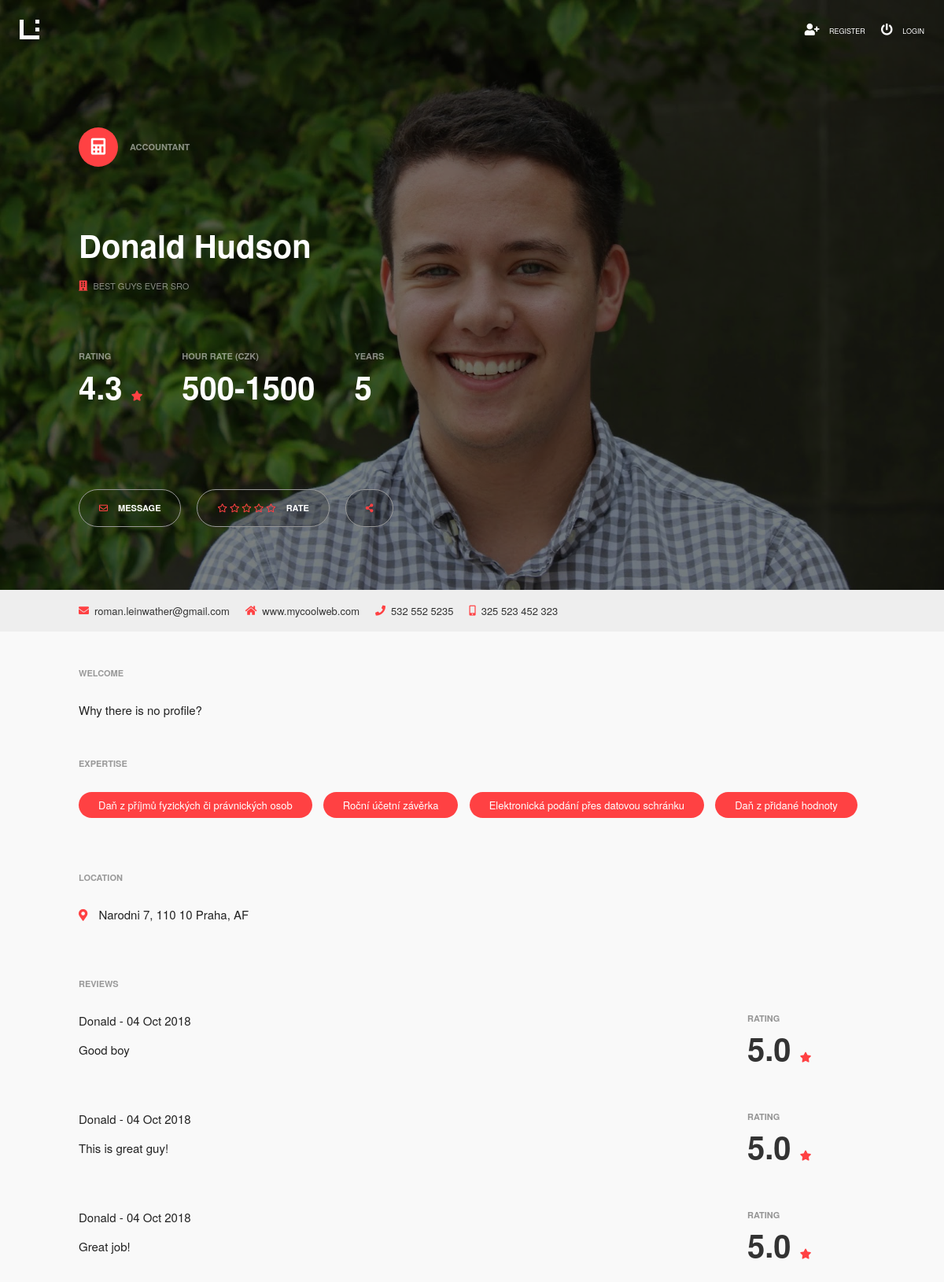
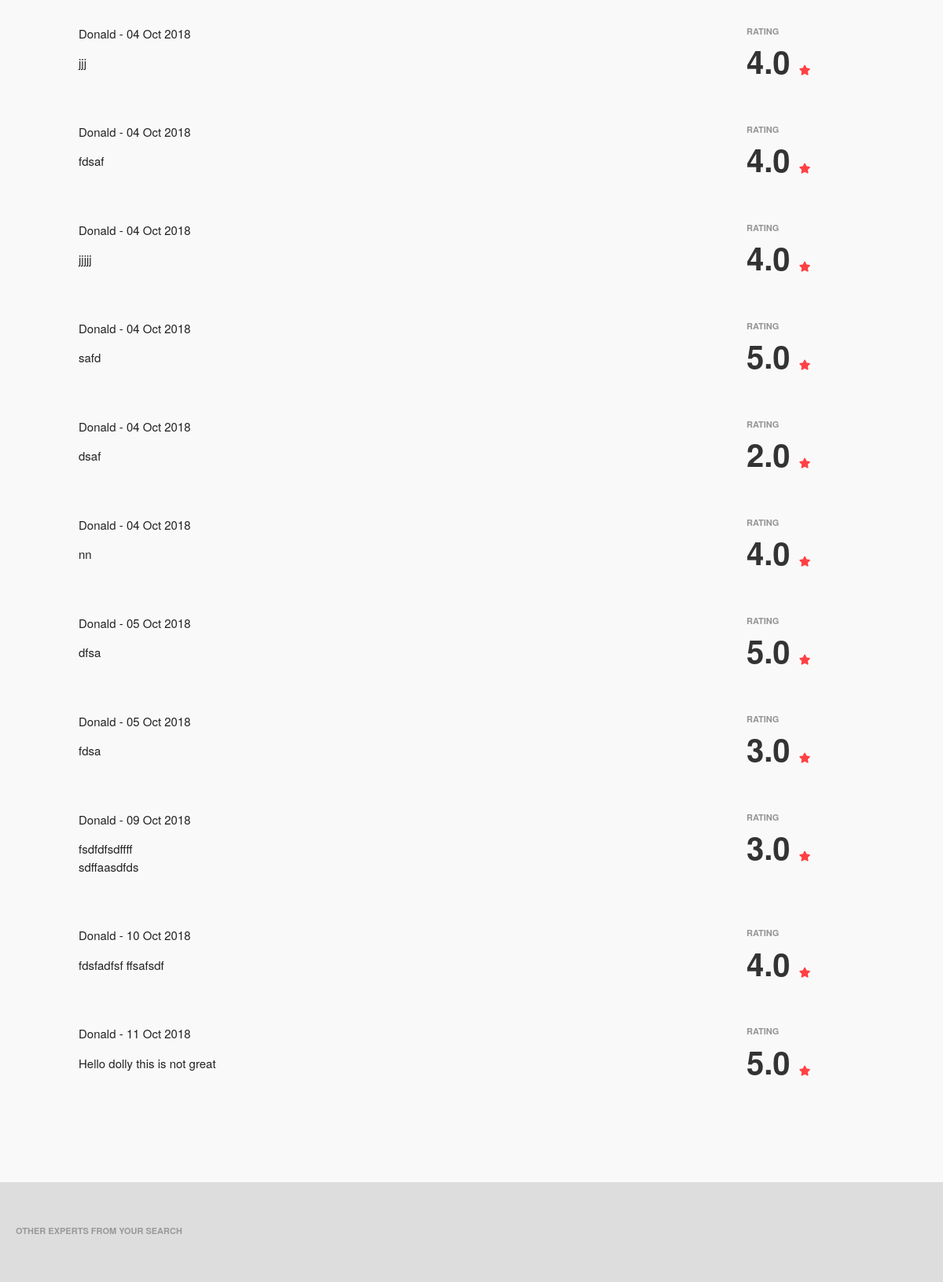
Page /webapp/expert/?id=1 (upper part) on the committed database (2 pictures, top to bottom).
### webapp/models.py (models this page shows, shortened)
class User(AbstractBaseUser):
  email            = models.EmailField(max_length=255, unique=True)
  active           = models.BooleanField(default=True)
  staff            = models.BooleanField(default=False)
  admin            = models.BooleanField(default=False)
  timestamp        = models.DateTimeField(auto_now_add=True)
  first_name       = models.CharField(max_length=255, blank=True, null=True)
  last_name        = models.CharField(max_length=255 , blank=True, null=True)
  username         = models.CharField(max_length=255 , blank=True, null=True)
  phone            = models.CharField(max_length=255, blank=True, null=True)
  mobile           = models.CharField(max_length=255, blank=True, null=True)
  web              = models.CharField(max_length=255, blank=True, null=True)
  street           = models.CharField(max_length=255, blank=True, null=True)
  street_number    = models.CharField(max_length=255, blank=True, null=True)
  city             = models.CharField(max_length=255, blank=True, null=True)
  country          = CountryField(default ='CZ')
  zipcode          = models.CharField(max_length=255, blank=True, null=True)
  district         = models.CharField(max_length=255, blank=True, null=True)
  district_id      = models.IntegerField(blank=True, null=True)
  latitude         = models.CharField(max_length=255, blank=True, null=True)
  longtitude       = models.CharField(max_length=255, blank=True, null=True)
  company          = models.CharField(max_length=255, blank=True, null=True)
  category_id      = models.IntegerField(blank=True, null=True)
  experience       = models.IntegerField(blank=True, null=True)
  hour_rate_from   = models.IntegerField(blank=True, null=True)
  hour_rate_to     = models.IntegerField(blank=True, null=True)
  bio              = models.TextField(max_length=5000, blank=True, null=True)
  expertise        = models.CharField(max_length=255 , blank=True, null=True)
  rating           = models.FloatField(max_length=255 , blank=True, null=True, default='5.0')
  profile_img      = models.ImageField(blank=True, default="default.jpg")
  USERNAME_FIELD = 'email'
  objects = UserManager()

class Expertise(models.Model):
  title       = models.TextField()
  category_id = models.IntegerField(blank=True, null=True)

class Rating(models.Model):
  from_user        = models.ForeignKey(User, null=True, related_name='rating_from_user')
  to_user          = models.ForeignKey(User, null=True, related_name='rating_to_user')
  body             = models.TextField(max_length=5000, blank=True, null=True)
  status           = models.IntegerField(blank=True, null=True, default='1')
  rating           = models.IntegerField(blank=True, null=True, default='5')
  created_date     = models.DateTimeField(default=datetime.now)

### webapp/views.py (the view)
def expert(request):
  expert_id              = request.GET.get('id')
  message_sent           = request.GET.get('message_sent')
  rating_sent            = request.GET.get('rating_sent')
  expert                 = User.objects.get(id=expert_id)
  expert_expertise       = expert.expertise
  expertieses            = ""
  if expert_expertise:
    expert_expertise     = expert_expertise.split(",")
    expertieses          = Expertise.objects.filter(id__in=map(str,expert_expertise))
  category_id            = expert.category_id
  district_id            = expert.district_id
  district               = expert.district
  experience_minimal     = request.GET.get('experience_minimal')
  hour_rate_maximal      = request.GET.get('hour_rate_maximal')
  rating_minimal         = request.GET.get('rating_minimal')
  expertise_ids          = request.GET.get('expertise')
  if experience_minimal == None or experience_minimal == "":
    experience_minimal = 1
  if hour_rate_maximal == None or hour_rate_maximal == "":
    hour_rate_maximal = 5000
  if rating_minimal == None or rating_minimal == "":
    rating_minimal = 1
  experts = User.objects.filter(category_id=category_id).filter(experience__gte=experience_minimal, hour_rate_to__lte=hour_rate_maximal, rating__gte=rating_minimal, district_id=district_id).exclude(id=expert_id)
  if expertise_ids:
    experts = experts.filter(expertise__icontains=expertise_ids)
  ratings = Rating.objects.filter(to_user=expert_id)
  context = {
    'expert'              : expert,
    'experts'             : experts,
    'category_id'         : category_id,
    'district_id'         : district_id,
    'district'            : district,
    'expertieses'         : expertieses,
    'expertise_ids'       : expertise_ids,
    'experience_minimal'  : experience_minimal,
    'hour_rate_maximal'   : hour_rate_maximal,
    'rating_minimal'      : rating_minimal,
    'ratings'             : ratings,
    'message_sent'        : message_sent,
    'rating_sent'         : rating_sent
  }
  return render(request, 'webapp/expert.html', context)

### webapp/templates/webapp/expert.html (shortened to what this page needs)
{% extends "webapp/base.html" %}
{% block content %}
{% load i18n %}
{% load staticfiles %}
<div class="expert category-{{ expert.category_id }}">
  <div class="bg-top" style="background: url('/webapp/media/{{ expert.profile_img }}') center center no-repeat; background-size: cover;" >
    <div class="top-cover">
      {% include 'webapp/partials/nav.html' %}
      <div  class="top-expert-content">
        <div class="expert-category-icon clearfix">
          {% if expert.category_id == 1 %}
            <i class="fas fa-balance-scale"></i>
            <span>{% trans 'Lawyer'  %}</span>
          {% elif expert.category_id == 2 %}
            <i class="fas fa-calculator"></i>
            <span>{% trans 'Accountant'  %}</span>
          {% else %}
            <i class="fas fa-bullhorn"></i>
            <span>{% trans 'Translator'  %}</span>
          {% endif %}
        </div>
        <div class="expert-title clearfix">
          <h1>{{ expert.first_name }} {{ expert.last_name }}</h1>
          <div class="clearfix">
            <div class="expert-title-section">
              <i class="fas fa-building"></i>
              <span>{{ expert.company }}</span>
            </div>
          </div>
        </div>
        <div class="expert-values clearfix">
          <div class="expert-value-section">
            <div class="expert-value-header">{% trans 'Rating' %}</div>
            <div class="expert-value-iteger">
              {% if expert.rating %}
                <span>{{ expert.rating|floatformat:1 }}</span>
              {% endif %}
              <i class="fas fa-star"></i>
            </div>
          </div>
          <div class="expert-value-section">
            <div class="expert-value-header">
            {% if expert.category_id == 3 %}
              {% trans 'Normostrana (CZK)' %}
            {% else %}
              {% trans 'Hour Rate (CZK)' %}
            {% endif %}
            </div>
            <div class="expert-value-iteger">{{ expert.hour_rate_from }}-{{ expert.hour_rate_to }}</div>
          </div>
          <div class="expert-value-section">
            <div class="expert-value-header">{% trans 'Years' %}</div>
            <div class="expert-value-iteger">{{ expert.experience }}</div>
          </div>
          {% if expert.id == request.user.id %}
            <div class="expert-value-section last">
              <a href="/webapp/update_profile/?id={{ expert.id }}" class="message-button">
                <i class="fas fa-edit"></i>
                <span>{% trans 'Update Your Profile' %}</span>
              </a>
            </div>
          {% else %}
            <div class="expert-value-section last">
                <a href="" class="message-button" id="send-message">
                  <i class="far fa-envelope"></i>
                  <span>{% trans 'Message' %}</span>
                </a>
              <a href="" class="message-button" id="send-rating">
                <i class="far fa-star"></i>
                <i class="far fa-star"></i>
                <i class="far fa-star"></i>
                <i class="far fa-star"></i>
                <i class="far fa-star"></i>
                <span>{% trans 'Rate' %}</span>
              </a>
              <a href="" class="message-button" id="share">
                <i class="fas fa-share-alt"></i>
              </a>
            </div>
          {% endif %}
        </div>
        <div class="clearfix" id="expert-contacts">
          <div class="expert-title-section">
            <i class="fas fa-envelope"></i>
            <span><a href="mailto:{{ expert.email }}">{{ expert.email }}</a></span>
          </div>
          <div class="expert-title-section">
            <i class="fas fa-home"></i>
            <span><a target="_blank" href="http://{{ expert.web }}">{{ expert.web }}</a></span>
          </div>
          <div class="expert-title-section">
            <i class="fas fa-phone"></i>
            <span>{{ expert.phone }}</span>
          </div>
          <div class="expert-title-section">
            <i class="fas fa-mobile-alt"></i>
            <span>{{ expert.mobile }}</span>
          </div>
        </div>
      </div>
    </div>
  </div>
  <div class="page">
    <div class="row">
      <div class="expert-main  main-content col s12 l8">
        <div class="expert-section" id="welcome">
          <h2>{% trans 'Welcome' %}</h2>
          <div class="expert-section-text">
            {% if  expert.id == request.user.id and expert.bio == "" %}
              <p class="no-data do-something"><i class="fas fa-pencil-alt"></i>{% trans 'You have not defined any welcome text.' %} <a href="/webapp/update_profile/?id={{ expert.id }}">{% trans 'You can add it in here.' %}</a></p>
            {% else %}
              {{ expert.bio|linebreaks }}
            {% endif %}
          </div>
        </div>
        <div class="expert-section" id="expertise">
          <h2>{% trans 'Expertise' %}</h2>
          <div class="expert-section-text">
            {% if  expert.id == request.user.id and expertieses == "" %}
              <p class="no-data do-something"><i class="fas fa-pencil-alt"></i>{% trans 'You have not defined any expertises.' %} <a href="/webapp/update_profile/?id={{ expert.id }}">{% trans 'You can add them in here.' %}</a></p>
            {% else %}
              {% if expertieses == "" %}
                <p class="no-data"><i class="fas fa-tags"></i>{% trans 'Unknown expertieses.' %}</p>
              {% else %}
                {% for expertise_value in expertieses %}
                  <div class="expert-tag">
                    {{ expertise_value.title }}
                  </div>
                {% endfor %}
              {% endif %}
            {% endif %}
          </div>
        </div>
        <div class="expert-section" id="location">
          <h2>{% trans 'Location' %}</h2>
          <div class="expert-section-text clearfix">
            {% if  expert.id == request.user.id and expert.street == None %}
              <p class="no-data do-something"><i class="fas fa-pencil-alt"></i>{% trans 'You have not defined you full location.' %}<a href="/webapp/update_profile/?id={{ expert.id }}">{% trans 'You can add it in here.' %}</a></p>
            {% else %}
              {% if  expert.street == None %}
                <p class="no-data"><i class="fas fa-map"></i>cUnknown location.' %}</p>
              {% else %}
                <div class="address">
                  <i class="fas fa-map-marker-alt"></i>
                  <span>{{ expert.street }} {{ expert.street_number }}, {{ expert.zipcode }} {{ expert.city }}, {{ expert.country }}</span>
                </div>
              {% endif %}
            {% endif %}
          </div>
        </div>
        <div class="expert-section" id="reviews">
          <h2>{% trans 'Reviews' %}</h2>
          {% for rating in ratings %}
            <div class="expert-section-text clearfix">
              <div class="user-rating">
                <div class="user-rating-base">
                  <strong>
                    {{ rating.to_user.first_name }}
                  </strong>
                  <span> - {{ rating.created_date|date:"d M Y" }}</span>
                </div>
                <div class="user-rating-body">
                  {{ rating.body |linebreaks}}
                </div>
              </div>
              <div class="user-rating-value">
                <div class="expert-value-section">
                  <div class="expert-value-header">{% trans 'Rating' %}</div>
                  <div class="expert-value-iteger">
                    <span>{{ rating.rating|floatformat:1 }}</span>
                    <i class="fas fa-star"></i>
                  </div>
                </div>
              </div>
            </div>
          {% endfor %}
        </div>
      </div>
    </div>
  </div>
  {% if expert.id != request.user.id %}
    {% if experts.count > 0 %}
      <div id="other-experts">
        <h2>{% trans 'Other experts from your search' %}</h2>
      </div>
    {% endif %}
  {% endif %}
</div>
{% endblock %}

### rows in the picture
User: profile_img (picture), first_name "Donald", last_name "Hudson", company "BEST GUYS EVER SRO", rating "4.3", hour_rate_from "500", hour_rate_to "1500", experience "5", email "roman.leinwather@gmail.com", web "www.mycoolweb.com", phone "532 552 5235", mobile "325 523 452 323", bio "Why there is no profile?", street "Narodni", street_number "7", zipcode "110 10", city "Praha", country "AF"
Expertise: title "Daň z příjmů fyzických či právnických osob"
Expertise: title "Roční účetní závěrka"
Expertise: title "Elektronická podání přes datovou schránku"
Expertise: title "Daň z přidané hodnoty"
Rating: to_user.first_name "Donald", created_date "04 Oct 2018", body "Good boy", rating "5.0"
Rating: to_user.first_name "Donald", created_date "04 Oct 2018", body "This is great guy!", rating "5.0"
Rating: to_user.first_name "Donald", created_date "04 Oct 2018", body "Great job!", rating "5.0"
Rating: to_user.first_name "Donald", created_date "04 Oct 2018", body "jjj", rating "4.0"
Rating: to_user.first_name "Donald", created_date "04 Oct 2018", body "fdsaf", rating "4.0"
Rating: to_user.first_name "Donald", created_date "04 Oct 2018", body "jjjjj", rating "4.0"
Rating: to_user.first_name "Donald", created_date "04 Oct 2018", body "safd", rating "5.0"
Rating: to_user.first_name "Donald", created_date "04 Oct 2018", body "dsaf", rating "2.0"
Rating: to_user.first_name "Donald", created_date "04 Oct 2018", body "nn", rating "4.0"
Rating: to_user.first_name "Donald", created_date "05 Oct 2018", body "dfsa", rating "5.0"
Rating: to_user.first_name "Donald", created_date "05 Oct 2018", body "fdsa", rating "3.0"
Rating: to_user.first_name "Donald", created_date "09 Oct 2018", body "fsdfdfsdffff sdffaasdfds", rating "3.0"
Rating: to_user.first_name "Donald", created_date "10 Oct 2018", body "fdsfadfsf ffsafsdf", rating "4.0"
Rating: to_user.first_name "Donald", created_date "11 Oct 2018", body "Hello dolly this is not great", rating "5.0"
